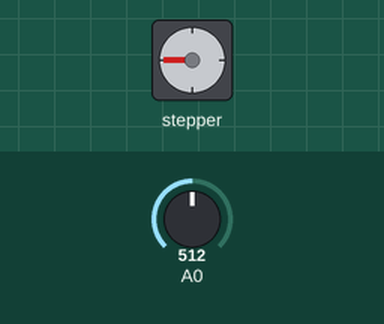
Simulated run of this sketch. Board: Arduino Uno, built with avr-gcc and run on an emulated ATmega328P. Parts: stepper motor. Inputs (shaded band) come from the test bench; at power-on: A0 = 512. Stepper angles assume 2038 steps per turn; what the sketch prints to the serial monitor is not drawn.

Above: at 2.3 s.
2.4 s: A0 set to 533
At 5.1 s:
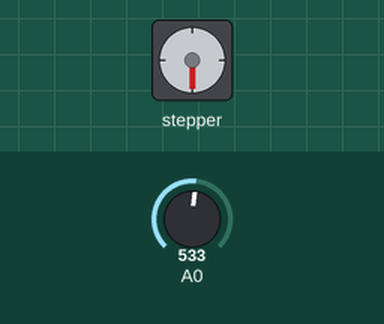
5.4 s: A0 set to 716
At 7.4 s:
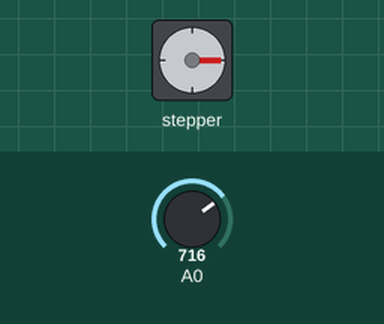
8.4 s: A0 set to 734
At 10.7 s:
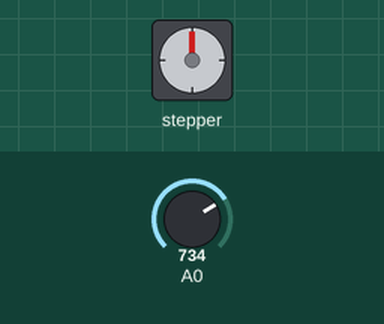
Timing chart, 0 to 12.2 s (numbered marks = the images above; inputs shaded):
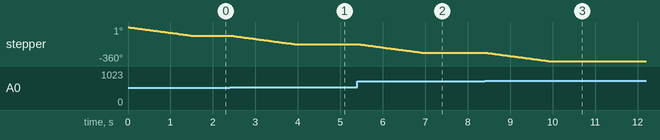

Measured:
- the behaviour switches between 515 and 516 on A0 (found by bisection; images 0 and 1)
- the behaviour switches between 719 and 720 on A0 (found by bisection; images 2 and 3)
- after the input at 2.4 s, stepper: turns 90° counter-clockwise in 1.5 s, starting at once
- after the input at 5.4 s, stepper: turns 90° counter-clockwise in 1.5 s, starting at once
- after the input at 8.4 s, stepper: turns 90° counter-clockwise in 1.5 s, starting at once
- by itself, stepper: turns 90° counter-clockwise in 1.5 s

The sketch:

MotorKnob_1.ino
```cpp
#include <Stepper.h>

const int STEPS = 2038;

Stepper stepper(STEPS, 8,9,10,11);

int previous = 0;

void setup() {
  stepper.setSpeed(10);
  Serial.begin(9600);
}

void loop() {
  int val = analogRead(A0);
  int move = val - previous;

  if (abs(move) > 3) {
    int stepsToMove = (move > 0) ? -STEPS / 4 : STEPS / 4;
    stepper.step(stepsToMove);
    delay(10);
  }

  previous = val;

  Serial.print("Diff Val: ");
  Serial.println(move);
  delay(10);
}
```
